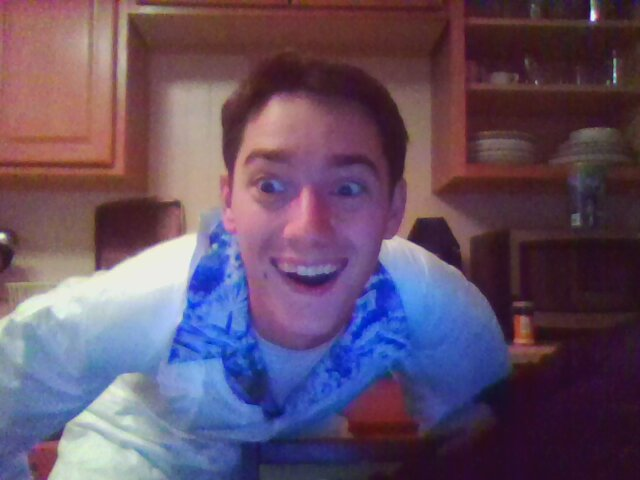
#> input picture detection/gus.jpg, 640 x 480 px
$ python detect.py gus.jpg   (Python 2 division)
#> lines starting #> are read from the running program, lines starting #| are printed output that depends on the picture
import numpy as np
import cv2
import sys

class image:

	def __init__(self, filename):
		self.imageFile = filename
		self.classifierPath = '/usr/include/OpenCV/opencv-3.0.0/data/haarcascades/haarcascade_frontalface_default.xml'

	def readImageFromFile(self):
		self.uncropped = cv2.imread(self.imageFile)
#> self.uncropped is the input picture: shape (480, 640, 3); mean B, G, R 101.8, 79.7, 99.5
		try:
			self.uncropped
		except NameError:
			print "Could not read image from " + self.imagefile + ".\n"

	def detectFace(self):
		# get the face classifier from openCV library
		faceClassifier = cv2.CascadeClassifier(self.classifierPath)

		# can only detect faces in grayscale images
		grayImage = cv2.cvtColor(self.uncropped,cv2.COLOR_BGR2GRAY)
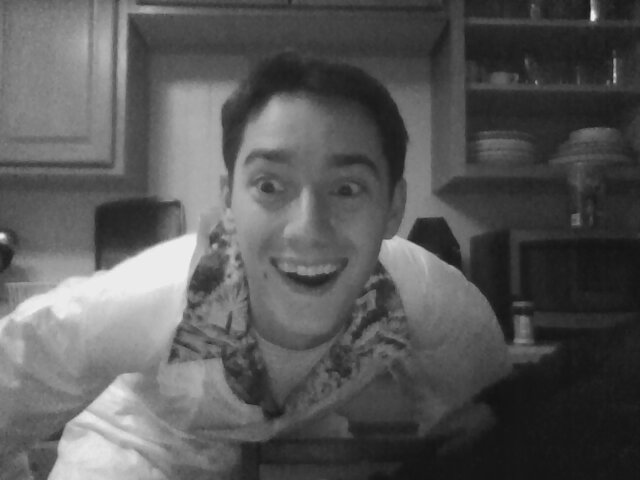
#> grayImage: shape (480, 640); min 18, max 243, mean 88.2
		self.faceCoords = faceClassifier.detectMultiScale(grayImage, 1.2, 5)
#> self.faceCoords = [[198, 106, 219, 219]]

		# check to see if face was detected
#> (the run stopped early here; a loop or call above may not have finished)
